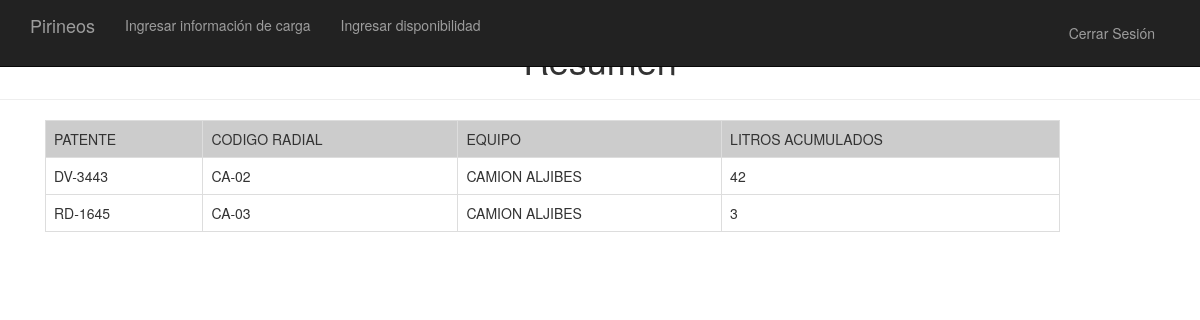
Page /petroleo (signed in) on the committed database.
### tables this page shows
CREATE TABLE 'equipos' (
  `Id` integer  auto_increment,
  `patente` varchar(50) ,
  `cod_radial` varchar(50)  ,
  `propietario` integer,
  `tipo_equipo` varchar(100) ,
  `marca` varchar(50) ,
  `modelo` varchar(50) ,
  `anio` integer ,
  `volumen` integer ,
  `valor_hora` double ,
  `miselaneo` varchar(50) ,
  `estado` integer ,
  `cons_hora` double ,
  `rend_km` double,
  PRIMARY KEY  (`Id`)
);

### inicio.py (the view)
@app.route('/petroleo',methods=['GET','POST'])
def resumen_petroleo():
    if 'username' in session:
        a = 0;
    else:
        return redirect('')
    import sqlite3
    conn = sqlite3.connect('pirineosBD.sqlite')
    c = conn.cursor()
    resumenes = c.execute('SELECT petroleo_vale.equipo ,equipos.cod_radial, tipo_equipos.nombre_equipo, sum(petroleo_vale.litros) as litros FROM petroleo_vale INNER JOIN equipos ON petroleo_vale.equipo  = equipos.patente INNER JOIN tipo_equipos ON tipo_equipos.Id=equipos.tipo_equipo  GROUP BY  petroleo_vale.equipo  ORDER BY petroleo_vale.equipo')
    return render_template('resumen_petroleo.html',resumenes=resumenes)

### templates/resumen_petroleo.html (shortened to what this page needs)
<!doctype html>
<html>
	<head>
	<link href="http://getbootstrap.com/dist/css/bootstrap.min.css" rel="stylesheet">
    <link href="http://getbootstrap.com/examples/starter-template/starter-template.css" rel="stylesheet">
  </head>
<body>
	<nav class="navbar navbar-inverse navbar-fixed-top">
      <div class="container">
        <div class="navbar-header">
         <a href="/index"class="navbar-brand">Pirineos</a>
        </div>
        <div id="navbar" class="collapse navbar-collapse">
          <ul class="nav navbar-nav">
            <li> <a href="/ingresar_carga">Ingresar información de carga</a></li>
            <li><a href="/ingresar_disponibilidad">Ingresar disponibilidad</a></li>
          </ul>
			<form class="navbar-form navbar-right">
				<ul class="nav navbar-nav">
				<li><a href="/salir">Cerrar Sesión</a></li>
			  </ul>
			</form>
        </div>
      </div>
	</nav>
<div class="page-header">
<h1><center>Resumen</center></h1>
</div>
<div class="container">
<div class="col-md-11"><table id="resumen_petroleo" BORDER="1" class="table table-bordered">
<tr>
   <td bgcolor="#CCCCCC">PATENTE</td>
   <td bgcolor="#CCCCCC">CODIGO RADIAL</td>
   <td bgcolor="#CCCCCC">EQUIPO</td>
   <td bgcolor="#CCCCCC">LITROS ACUMULADOS</td>
</tr>
{% for resumen in resumenes %}
<tr>
      <td>{{ '%s' % resumen[0] }}</td>
      <td>{{ '%s' % resumen[1] }}</td>
      <td>{{ '%s' % resumen[2] }}</td>
      <td>{{ '%s' % resumen[3] }}</td>
</tr>
{% endfor %}
</table>
</div>
</div>
</body>
</html>

### rows in the picture
equipos: patente "DV-3443", cod_radial "CA-02", value "CAMION ALJIBES", value "42"
equipos: patente "RD-1645", cod_radial "CA-03", value "CAMION ALJIBES", tipo_equipo "3"
